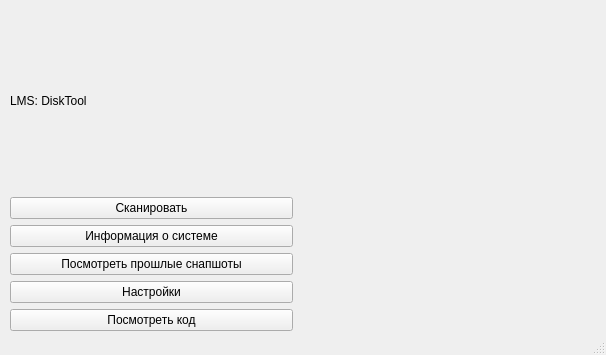
<?xml version="1.0" encoding="UTF-8"?>
<ui version="4.0">
 <class>MainWindow</class>
 <widget class="QMainWindow" name="MainWindow">
  <property name="geometry">
   <rect>
    <x>0</x>
    <y>0</y>
    <width>606</width>
    <height>355</height>
   </rect>
  </property>
  <property name="windowTitle">
   <string>MainWindow</string>
  </property>
  <widget class="QWidget" name="centralwidget">
   <widget class="QWidget" name="">
    <property name="geometry">
     <rect>
      <x>10</x>
      <y>10</y>
      <width>571</width>
      <height>321</height>
     </rect>
    </property>
    <layout class="QHBoxLayout" name="horizontalLayout">
     <item>
      <layout class="QVBoxLayout" name="verticalLayout_2">
       <item>
        <widget class="QLabel" name="label">
         <property name="text">
          <string>LMS: DiskTool</string>
         </property>
        </widget>
       </item>
       <item>
        <layout class="QVBoxLayout" name="verticalLayout">
         <item>
          <widget class="QPushButton" name="scanButton">
           <property name="text">
            <string>Сканировать</string>
           </property>
          </widget>
         </item>
         <item>
          <widget class="QPushButton" name="sysInfoButton">
           <property name="text">
            <string>Информация о системе</string>
           </property>
          </widget>
         </item>
         <item>
          <widget class="QPushButton" name="snapshotsButton">
           <property name="text">
            <string>Посмотреть прошлые снапшоты</string>
           </property>
          </widget>
         </item>
         <item>
          <widget class="QPushButton" name="settingsButton">
           <property name="text">
            <string>Настройки</string>
           </property>
          </widget>
         </item>
         <item>
          <widget class="QPushButton" name="sourceButton">
           <property name="text">
            <string>Посмотреть код</string>
           </property>
          </widget>
         </item>
        </layout>
       </item>
      </layout>
     </item>
     <item>
      <widget class="QWidget" name="diskChart" native="true"/>
     </item>
    </layout>
   </widget>
  </widget>
  <widget class="QStatusBar" name="statusbar"/>
 </widget>
 <resources/>
 <connections/>
</ui>
